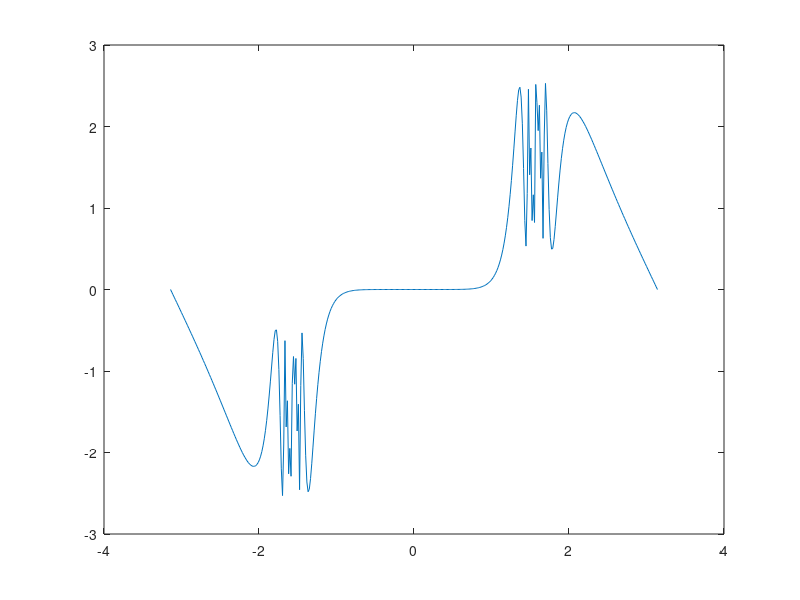

MATLAB code to generate this figure: (Note: this script raises an error after producing the figure.)
## Copyright (C) 1998-2002 Joao Cardoso.
## 
## This program is free software; you can redistribute it and/or modify it
## under the terms of the GNU General Public License as published by the
## Free Software Foundation; either version 2 of the License, or (at your
## option) any later version.
## 
## This program is distributed in the hope that it will be useful, but
## WITHOUT ANY WARRANTY; without even the implied warranty of
## MERCHANTABILITY or FITNESS FOR A PARTICULAR PURPOSE.  See the GNU
## General Public License for more details.
##
## This file is part of plplot_octave.

##	comet(Y) displays an animated comet plot of the vector Y.
##	comet(X,Y) displays an animated comet plot of vector Y vs. X.
##	comet(X,Y,p) uses a comet of length p*length(Y).  Default is p = 0.10.
##	comet, by itself, is self demonstrating.
##	Example:
##	    t = -pi:pi/200:pi;
##	    comet(t,tan(sin(t))-sin(tan(t)))

function comet(x, y, p)

  if (nargin == 0)
    x = -pi:pi/200:pi;
    y = tan(sin(x))-sin(tan(x));
    p = 0.1;
  elseif (nargin < 2)
    y = x;
    x = 1:length(y);
  endif

  if (nargin < 3)
    p = 0.10;
  endif

  if (rows(x) != 1)
    x = x';
  endif

  if (rows(y) != 1)
    y = y';
  endif

  plot(x,y);

  [r, g, b] = plgcol0(1);
  plscol0(1, 255, 0, 255);
  plcol(1);
  pllsty(1);

  old_hold = ishold;
  hold "on";

  m = length(x);
  k = round(p*m);
  if (k == 1)
    k = 2;
  endif
  plxormod(1);
  
  unwind_protect # recover if user hit ^C
    
    ## Grow the body
    for i = 1:k
      __comet(x(1:i), y(1:i));
    endfor

    ## Primary loop
    for i = k+1:m-k
      __comet(x(i:i+k), y(i:i+k));
    endfor

    ## Clean up the tail
    for i = m-k+1:m
      __comet(x(i:m), y(i:m));
    endfor
    
  unwind_protect_cleanup
    
    plxormod(0);
    
    if (old_hold == 0)
      hold "off"
    endif

    plscol0(1, r, g, b);

  end_unwind_protect

endfunction
